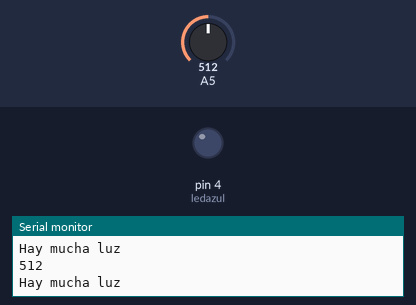
The sketch below on a simulated Arduino Uno, built with avr-gcc and run on an emulated ATmega328P. Parts: output pins drawn as LEDs (lit = HIGH), the last lines printed to the serial monitor. The test bench sets the inputs (shaded band); at power-on: A5 = 512.

Above: at 3.8 s.
3.9 s: A5 set to 53
10.5 s: A5 set to 45
At 13.1 s:
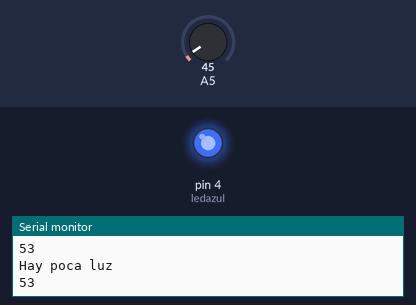
22.5 s: A5 set to 0
Timing chart, 0 to 31.2 s (numbered marks = the images above; inputs shaded):
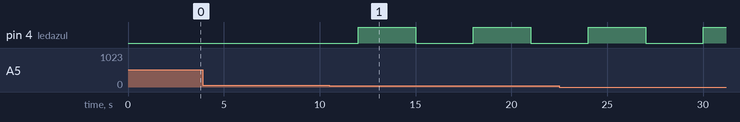

Measured:
- the behaviour switches between 50 and 49 on A5 (found by bisection; images 0 and 1)
- after the input at 10.5 s, pin 4 (ledazul): alternates HIGH for 3.0 s and LOW for 3.0 s, starting after 1.5 s

The sketch:

Hito2.6.ino
```cpp
int ledazul=4;
int valorluz=50;

void setup()
{
  pinMode(ledazul, OUTPUT);
  Serial.begin(9600);
}

void loop()
{
  int valorsensor=analogRead(5);
  if(valorsensor<valorluz){
    digitalWrite(ledazul,HIGH);
    delay(3000);
    digitalWrite(ledazul,LOW);
  }
  else{
    digitalWrite(ledazul,LOW);
  }
  if(valorsensor<103){
    Serial.println("Hay poca luz");
    delay(3000);
  }
  if(valorsensor>103 && valorsensor<206){
    Serial.println("Hay luz media");
    delay(3000);
  }
  if(valorsensor>206){
    Serial.println("Hay mucha luz");
    delay(3000);
  }
  Serial.println(valorsensor);
}
```
